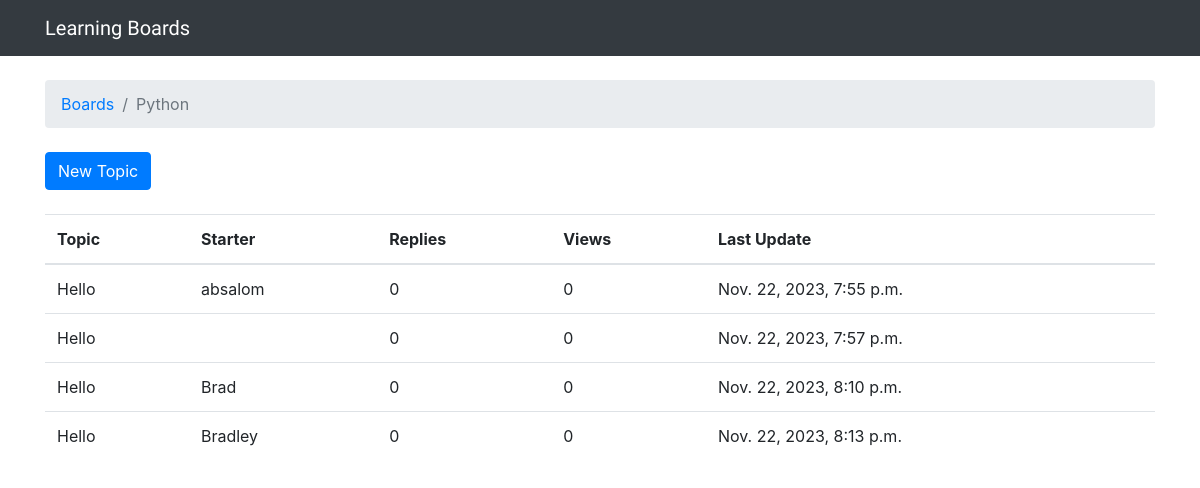
The page /boards/2/ on the database its author committed.
### boards/models.py (models this page shows, shortened)
class Board(models.Model):
    name = models.CharField(max_length=30, unique=True)
    description = models.CharField(max_length=100)

class Topic(models.Model):
    subject = models.CharField(max_length=255)
    last_updated = models.DateTimeField(auto_now_add=True)
    board = models.ForeignKey(Board, related_name='topics', on_delete=models.CASCADE)
    starter = models.ForeignKey(User, related_name='topics', on_delete=models.CASCADE)

### boards/views.py (the view)
# urls.py: path('boards/<int:pk>/', views.board_topics, name='board_topics'),
def board_topics(request, pk):
    board = get_object_or_404(Board, pk=pk)
    return render(request, 'topics.html', {'board': board})

### templates/topics.html (shortened to what this page needs)
{% extends 'base.html' %}
{% block breadcrumb %}
    <li class="breadcrumb-item"><a href="{% url 'home' %}">Boards</a></li>
    <li class="breadcrumb-item active">{{ board.name }}</li>
{% endblock %}
{% block content %}
<div class="mb-4">
    <a href="{% url 'new_topic' board.pk %}" class="btn btn-primary">New Topic</a>
</div>
<table class="table">
    <thead class="thead-inverse">
      <tr>
        <th>Topic</th>
        <th>Starter</th>
        <th>Replies</th>
        <th>Views</th>
        <th>Last Update</th>
      </tr>
    </thead>
    <tbody>
      {% for topic in board.topics.all %}
        <tr>
          <td>{{ topic.subject }}</td>
          <td>{{ topic.starter.username }}</td>
          <td>0</td>
          <td>0</td>
          <td>{{ topic.last_updated }}</td>
        </tr>
      {% endfor %}
    </tbody>
  </table>
{% endblock %}
<!-- {% load static %}<!DOCTYPE html>

### rows shown on the page
Board: name "Python"
Topic: subject "Hello", starter.username "absalom", last_updated "Nov. 22, 2023, 7:55 p.m."
Topic: subject "Hello", last_updated "Nov. 22, 2023, 7:57 p.m."
Topic: subject "Hello", starter.username "Brad", last_updated "Nov. 22, 2023, 8:10 p.m."
Topic: subject "Hello", starter.username "Bradley", last_updated "Nov. 22, 2023, 8:13 p.m."
